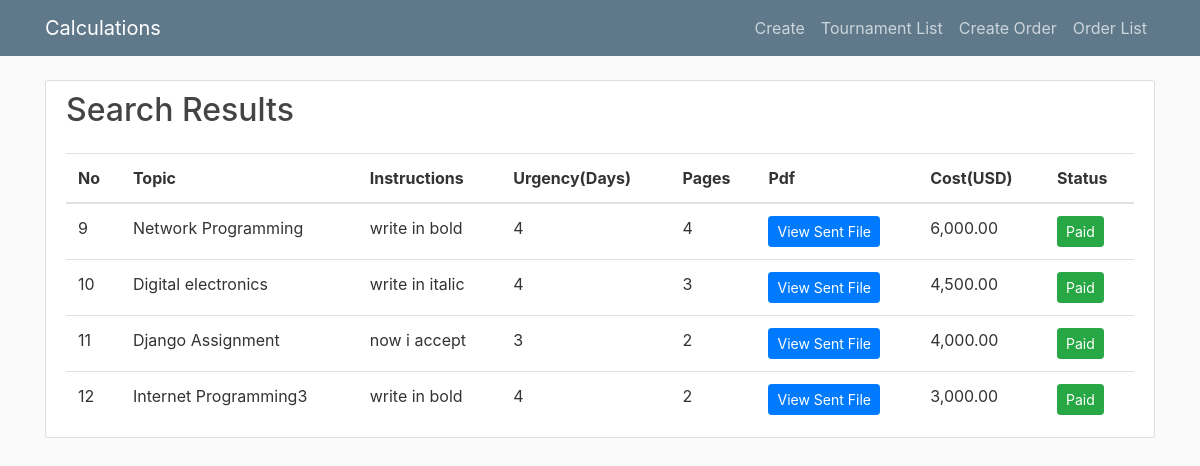
/search/, run on an earlier commit of the app's database.
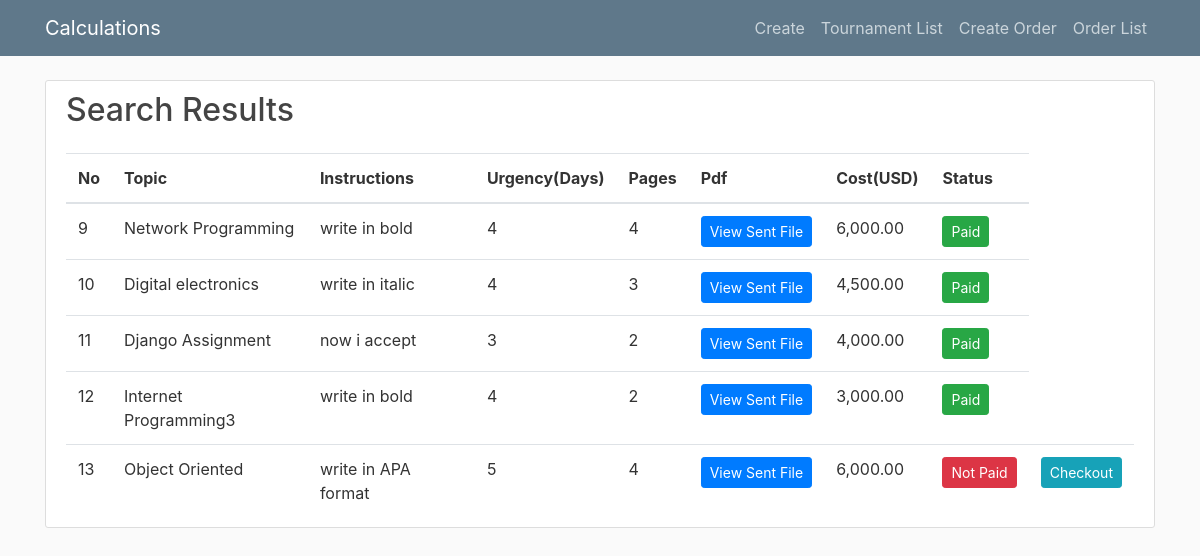
And on a later commit of the database.
### writting_orders/models.py (models this page shows, shortened)
class Order(models.Model):
    user = models.ForeignKey(User, related_name="user", on_delete=models.CASCADE, null=True)
    type = models.ForeignKey(Type, on_delete=models.CASCADE)
    academic = models.ForeignKey(AcademicLevel, on_delete=models.CASCADE, null=True)
    topic = models.CharField(max_length=30)
    pages = models.IntegerField(choices=list(zip(range(1, 10), range(1, 10))))
    urgency = models.IntegerField(choices=list(zip(range(1, 10), range(0, 10))), default=0)
    format = models.ForeignKey(Format, on_delete=models.CASCADE, null=True)
    instructions = models.TextField(max_length=200, null=True)
    pdf = models.FileField(upload_to='uploads/pdfs', null=True, blank=True)
    total = models.DecimalField(verbose_name="Total", max_digits=10, decimal_places=2, null=True)
    paid = models.BooleanField(default=False)
    email = models.EmailField(null=True)
    def show_me_the_money(sender, **kwargs):
        ipn_obj = sender
        if ipn_obj.payment_status == ST_PP_COMPLETED:
           return Order.objects.update(paid=True)
        else:
            return Order.objects.update(paid=False)
    valid_ipn_received.connect(show_me_the_money)

### writting_orders/views.py (the view)
# urls.py: path('search/', views.search, name='search'),
def search(request):
    queryset = Order.objects.all()
    query = request.GET.get('q')
    if query:
        queryset = queryset.filter(
            Q(topic__icontains=query) |
            Q(paid__icontains=query)
        ).distinct()
    context = {
        'queryset': queryset
    }
    return render(request, 'search_results.html', context)

### writting_orders/templates/search_results.html
{% extends 'base.html' %}
{% load humanize %}
{% block content %}
 <div class="row">
        <div class="col-md-12">
 <div class="content-section">
 <h2>Search Results</h2>
<div class="table-responsive">
<table class="table mb-0">
    <thead>
      <tr>
          <th>No</th>
          <th>Topic</th>
          <th>Instructions</th>
        <th>Urgency(Days)</th>
          <th>Pages</th>
          <th>Pdf</th>
          <th>Cost(USD)</th>
           <th>Status</th>
      </tr>
    </thead>
    <tbody>
    {% if queryset %}
          <ol>
    {% for order in queryset %}
    <tr>
         <td>{{ order.id }}</td>
        <td>{{ order.topic }}</td>
          <td>{{ order.instructions }}</td>
        <td>{{ order.urgency }}</td>
    <td>{{ order.pages }}</td>
         <td>
            <a href="{{ order.pdf.url }}" class="btn btn-primary btn-sm" target="_blank">
              View Sent File
            </a>
          </td>
    <td>{{ order.total|intcomma }}</td>
         {% if order.paid %}
        <td><button type="button" class="btn btn-success btn-sm">Paid</button></td>
        {% else %}
         <td><button type="button" class="btn btn-danger btn-sm"> Not Paid</button></td>
         <td><a class="btn btn-info btn-sm" href="{% url 'process' pk=order.pk %}">Checkout</a></td>
        {% endif %}
    </tr>
{% endfor %}
               </ol>
          {% else %}
          <p>There Are No results orders Please Try Again</p>
          {% endif %}
 </tbody>
  </table>
</div>
 </div>
        </div>
</div>
{% endblock %}

What changed in the data, as far as the page shows it:
added Order: id "13", topic "Object Oriented", instructions "write in APA format", urgency "5", pages "4", total "6,000.00", paid "Not Paid"
